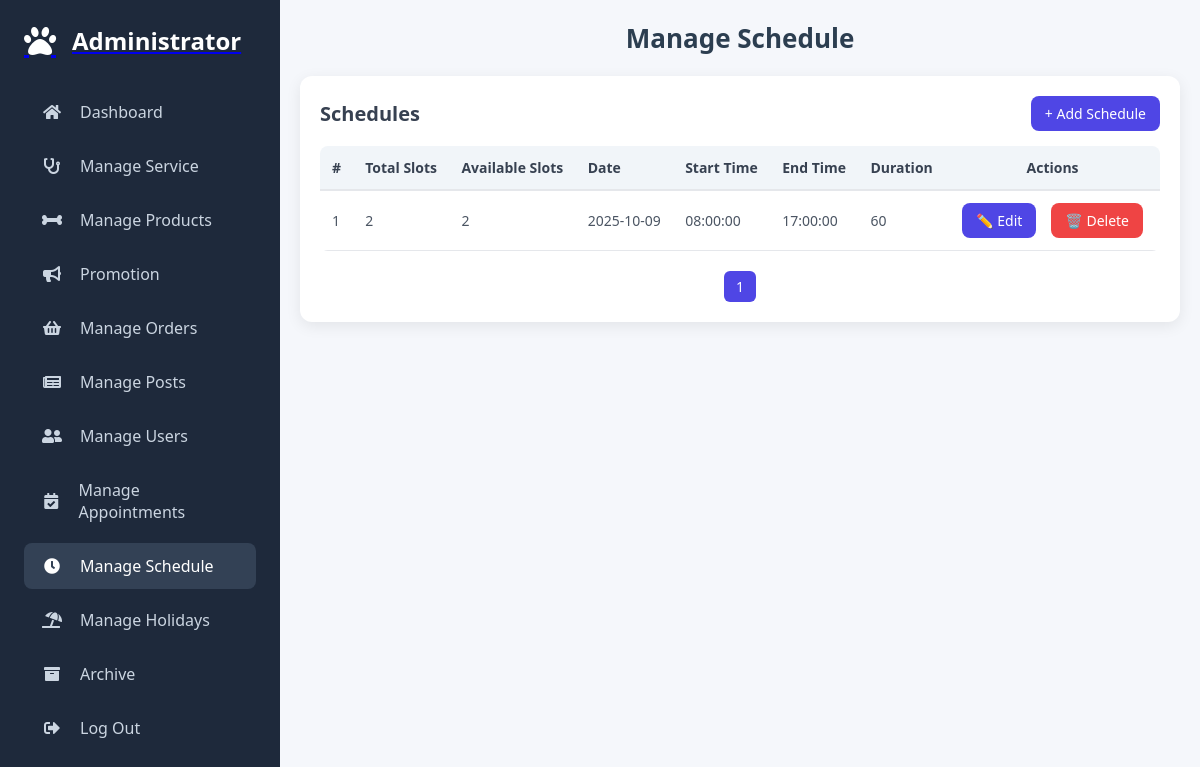
/admin/manage_schedule.php (signed in), run on the app's committed database.
### tables this page shows
CREATE TABLE `schedules` (
  `id` int(11) NOT NULL,
  `slots_date` date NOT NULL,
  `start_time` time NOT NULL,
  `end_time` time NOT NULL,
  `duration` int(11) NOT NULL,
  `slots` int(11) NOT NULL,
  `status` varchar(20) NOT NULL DEFAULT 'available',
  `created_at` timestamp NOT NULL DEFAULT current_timestamp(),
  `total_slots` int(11) NOT NULL DEFAULT 1
);

### admin/manage_schedule.php (the view, shortened to what this page needs)
<?php
require_once '../components/auth_admin.php';
$limit = 10;
$page = isset($_GET['page']) ? (int)$_GET['page'] : 1;
$start = ($page - 1) * $limit;
$totalRows = $conn->query("SELECT COUNT(*) FROM schedules")->fetchColumn();
$totalPages = ceil($totalRows / $limit);
$stmt = $conn->prepare("
    SELECT * FROM schedules
    ORDER BY slots_date ASC
    LIMIT ?, ?
");
$stmt->bindValue(1, $start, PDO::PARAM_INT);
$stmt->bindValue(2, $limit, PDO::PARAM_INT);
$stmt->execute();
$schedules = $stmt->fetchAll(PDO::FETCH_ASSOC);
?>
<!DOCTYPE html>
<html lang="en">
<head>
    <link rel="stylesheet" href="./../assets/css/admin/admin_header.css?v=<?php echo time(); ?>">
    <link rel="stylesheet" href="./../assets/css/admin/manage_schedule.css?v=<?php echo time(); ?>">
    <link rel="stylesheet" href="https://cdnjs.cloudflare.com/ajax/libs/font-awesome/5.15.4/css/all.min.css">
</head>
<body>
<?php include '../components/admin_header.php'; ?>
<div class="admin-main">
  <div class="header-row">
      <h1>Manage Schedule</h1>
  </div>
  <div class="card">
      <div class="card-header">
          <h2>Schedules</h2>
          <button class="btn btn-primary add-btn" onclick="openScheduleModal()">+ Add Schedule</button>
      </div>
      <div class="table-container">
          <table>
              <thead>
                  <tr>
                      <th>#</th>
                      <th>Total Slots</th>
                      <th>Available Slots</th>
                      <th>Date</th>
                      <th>Start Time</th>
                      <th>End Time</th>
                      <th>Duration</th>
                      <th class="actions">Actions</th>
                  </tr>
              </thead>
              <tbody>
                  <?php $i = $start + 1; foreach ($schedules as $s): ?>
                  <tr data-id="<?= $s['id'] ?>">
                      <td><?= $i++ ?></td>
                      <td><?= $s['total_slots'] ?></td>
                      <td><?= $s['slots'] ?></td>
                      <td><?= $s['slots_date'] ?></td>
                      <td><?= $s['start_time'] ?></td>
                      <td><?= $s['end_time'] ?></td>
                      <td><?= $s['duration'] ?></td>
                      <td class="actions">
                          <button class="btn btn-primary edit-btn">✏️ Edit</button>
                          <button class="btn btn-danger" onclick="confirmDeleteSchedule(<?= $s['id'] ?>)">🗑️ Delete</button>
                      </td>
                  </tr>
                  <?php endforeach; ?>
              </tbody>
          </table>
          <div class="pagination">
              <?php for($p = 1; $p <= $totalPages; $p++): ?>
                  <a href="?page=<?= $p ?>" class="btn <?= $p==$page?'btn-primary':'btn-light' ?>"><?= $p ?></a>
              <?php endfor; ?>
          </div>
      </div>
  </div>
</div>
</body>
</html>

### assets/css/admin/admin_header.css (style rules this page uses)
:root { --primary-color: #6366f1; --secondary-color: #4f46e5; --dark-bg: #1e293b; --light-bg: #f8fafc; --text-dark: #0f172a; --text-light: #64748b; --card-bg: #ffffff; --border-radius: 10px; --transition: all 0.3s ease; }
* { margin: 0; padding: 0; box-sizing: border-box; font-family: 'Segoe UI', sans-serif; }
body { background: var(--light-bg); color: var(--text-dark); overflow-x: hidden; }
.admin-main { margin-left: 280px; flex: 1; padding: 2rem; transition: var(--transition); }
.header-row { display: flex; justify-content: space-between; align-items: center; margin-bottom: 2rem; flex-wrap: wrap; gap: 1rem; }
h1 { font-size: 2rem; font-weight: 600; color: var(--text-dark); }

### assets/css/admin/manage_schedule.css (style rules this page uses)
:root { --primary-color: #6366f1; --secondary-color: #4f46e5; --dark-bg: #1e293b; --light-bg: #f8fafc; --text-dark: #0f172a; --text-light: #64748b; --card-bg: #ffffff; --border-radius: 10px; --transition: all 0.3s ease; }
* { margin: 0; padding: 0; box-sizing: border-box; font-family: 'Segoe UI', sans-serif; }
body { background: var(--light-bg); color: var(--text-dark); overflow-x: hidden; }
.admin-main { margin-left: 280px; flex: 1; padding: 2rem; transition: var(--transition); }
.header-row { display: flex; justify-content: space-between; align-items: center; margin-bottom: 2rem; flex-wrap: wrap; gap: 1rem; }
h1 { font-size: 2rem; font-weight: 600; color: var(--text-dark); }
.admin-main { padding: 20px; background: #f5f7fb; min-height: 100vh; font-family: "Segoe UI", sans-serif; color: #333; }
.header-row { display: flex; justify-content: center; align-items: center; position: relative; margin-bottom: 20px; }
.header-row h1 { font-size: 26px; font-weight: 600; color: #2c3e50; margin: 0; }
.btn { padding: 8px 14px; border: none; border-radius: 8px; cursor: pointer; font-size: 14px; transition: all 0.2s ease; }
.btn-primary { background: #4f46e5; color: #fff; }
.btn-danger { background: #ef4444; color: #fff; }
.card { background: #fff; border-radius: 12px; padding: 20px; box-shadow: 0px 4px 15px rgba(0,0,0,0.08); }
.card h2 { font-size: 20px; margin-bottom: 15px; font-weight: 600; color: #374151; }
.card-header { display: flex; justify-content: space-between; align-items: center; margin-bottom: 15px; }
.card-header h2 { margin: 0; font-size: 20px; font-weight: 600; color: #374151; }
.table-container { width: 100%; overflow-x: auto; }
table { width: 100%; border-collapse: collapse; font-size: 14px; border-radius: 8px; overflow: hidden; }
thead { background: #f1f5f9; text-align: left; }
thead th { padding: 12px; font-weight: 600; color: #374151; border-bottom: 2px solid #e5e7eb; }
tbody tr { border-bottom: 1px solid #e5e7eb; transition: background 0.2s; }
tbody td { padding: 12px; vertical-align: middle; color: #4b5563; }
.actions button { margin: 0 5px; }
td.actions { display: flex; justify-content: flex-end; gap: 5px; white-space: nowrap; }
th.actions { text-align: center; width: 150px; }
.pagination { display: flex; justify-content: center; align-items: center; margin-top: 20px; gap: 5px; flex-wrap: wrap; }
.pagination .btn { padding: 6px 12px; border-radius: 6px; font-size: 14px; text-decoration: none; color: #fff; background: #4f46e5; transition: background 0.2s ease; }

### data on the page
schedules: total_slots "2", slots "2", slots_date "2025-10-09", start_time "08:00:00", end_time "17:00:00", duration "60"
